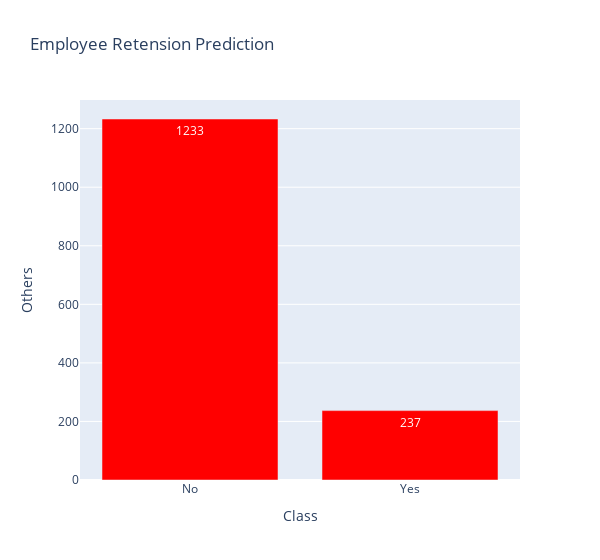

Write notebook code for a chart like this one.
### Code cell
temp = data_df["Attrition"].value_counts()
df = pd.DataFrame({'Attrition': temp.index,'values': temp.values})

trace = go.Bar(
    x = df['Attrition'],y = df['values'],
    name="Employee Retension Prediction",
    marker=dict(color="Red"),
    text=df['values']
)
data = [trace]
layout = dict(title = 'Employee Retension Prediction',
          xaxis = dict(title = 'Class', showticklabels=True), 
          yaxis = dict(title = 'Others'),
          hovermode = 'closest',width=600
         )
fig = dict(data=data, layout=layout)
iplot(fig, filename='class')

### Figure 1 — Plotly figure (JSON) as saved in the notebook; plotly's stock layout.template omitted (floating-point values rounded to 4 significant figures)
{"data": [{"marker": {"color": "Red"}, "name": "Employee Retension Prediction", "text": [1233, 237], "type": "bar", "x": ["No", "Yes"], "y": [1233, 237]}], "layout": {"hovermode": "closest", "title": {"text": "Employee Retension Prediction"}, "width": 600, "xaxis": {"showticklabels": true, "title": {"text": "Class"}}, "yaxis": {"title": {"text": "Others"}}}}
